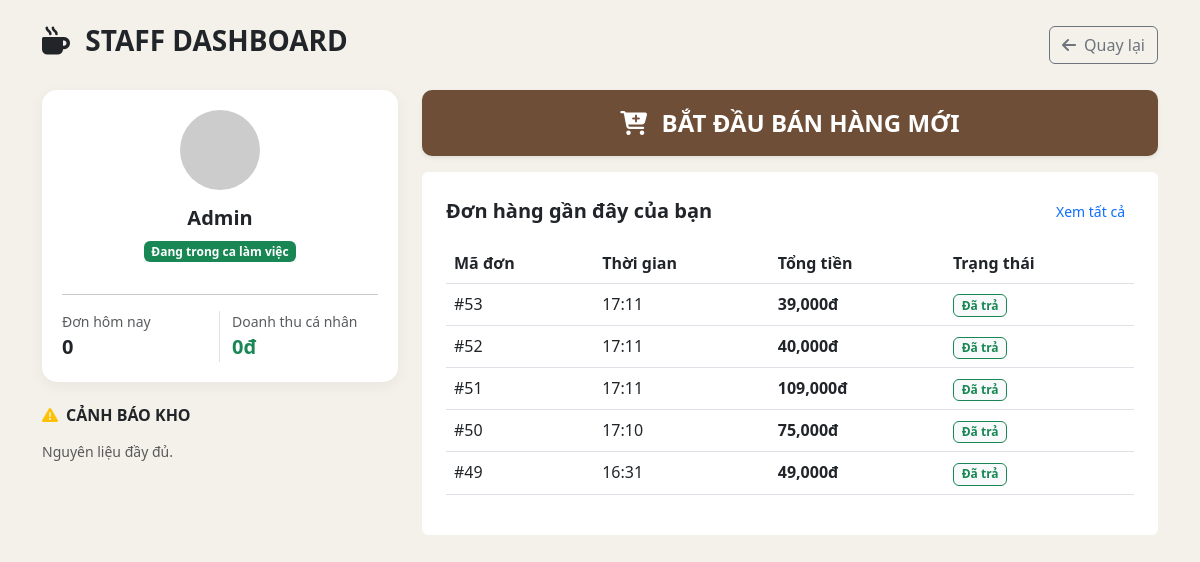
Page /pos/index.php (signed in) on the earlier database version.
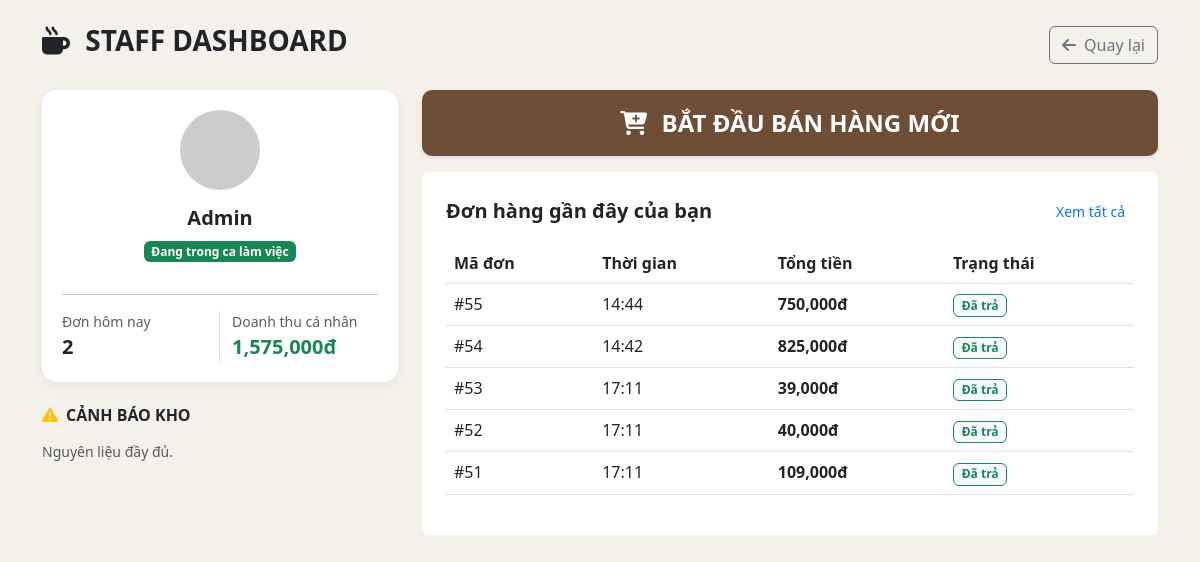
Same page on the later database version.
### tables this page shows
CREATE TABLE `orders` (
  `id` int(11) NOT NULL,
  `user_id` int(11) NOT NULL DEFAULT 1,
  `order_date` datetime NOT NULL DEFAULT current_timestamp(),
  `total_price` int(11) NOT NULL,
  `status` varchar(255) NOT NULL DEFAULT 'not_paid'
);

### pos/index.php (the view, shortened to what this page needs)
<?php
global $mysqli;
$user_id = $_SESSION['user_id'];
$fullname = $_SESSION['fullname'];
$today = date('Y-m-d');
$stats_query = "SELECT COUNT(id) as total_orders, SUM(total_price) as total_revenue
                FROM orders
                WHERE user_id = $user_id AND DATE(order_date) = '$today' AND status = 'paid'";
$stats_result = $mysqli->query($stats_query);
$stats = $stats_result->fetch_assoc();
$low_stock_query = "SELECT name, quantity, unit FROM ingredients WHERE quantity <= min_quantity LIMIT 5";
$low_stock_result = $mysqli->query($low_stock_query);
?>
<!DOCTYPE html>
<html lang="vi">
<head>
    <link href="https://cdn.jsdelivr.net/npm/bootstrap@5.3.0/dist/css/bootstrap.min.css" rel="stylesheet">
    <link rel="stylesheet" href="https://cdnjs.cloudflare.com/ajax/libs/font-awesome/6.4.0/css/all.min.css">
</head>
<body>
<div class="container py-4">
    <div class="d-flex justify-content-between align-items-center mb-4">
        <h3 class="fw-bold text-brown"><i class="fa-solid fa-mug-hot me-2"></i> STAFF DASHBOARD</h3>
        <a href="../index.php" class="btn btn-outline-secondary"><i class="fa-solid fa-arrow-left me-2"></i>Quay lại</a>
    </div>
    <div class="row g-4">
        <div class="col-lg-4">
            <div class="sidebar-user mb-4 text-center">
                <img src="https://ui-avatars.com/api/?name=<?= urlencode($fullname) ?>&background=6f4e37&color=fff" class="rounded-circle mb-3" width="80">
                <h5 class="fw-bold"><?= $fullname ?></h5>
                <span class="badge bg-success mb-3">Đang trong ca làm việc</span>
                <hr>
                <div class="row text-start mt-3">
                    <div class="col-6 border-end">
                        <small class="text-muted d-block">Đơn hôm nay</small>
                        <span class="fw-bold fs-5"><?= $stats['total_orders'] ?? 0 ?></span>
                    </div>
                    <div class="col-6">
                        <small class="text-muted d-block">Doanh thu cá nhân</small>
                        <span class="fw-bold fs-5 text-success"><?= number_format($stats['total_revenue'] ?? 0) ?>đ</span>
                    </div>
                </div>
            </div>
            <h6 class="fw-bold mb-3"><i class="fa-solid fa-triangle-exclamation text-warning me-2"></i>CẢNH BÁO KHO</h6>
            <?php if ($low_stock_result->num_rows > 0): ?>
                <?php while($item = $low_stock_result->fetch_assoc()): ?>
                    <div class="alert alert-stock p-2 mb-2 shadow-sm">
                        <small class="d-block fw-bold"><?= $item['name'] ?></small>
                        <small class="text-danger">Còn lại: <?= $item['quantity'] ?> <?= $item['unit'] ?></small>
                    </div>
                <?php endwhile; ?>
            <?php else: ?>
                <p class="text-muted small">Nguyên liệu đầy đủ.</p>
            <?php endif; ?>
        </div>
        <div class="col-lg-8">
            <div class="row g-3">
                <div class="col-md-12">
                    <a href="menu.php" class="btn-main fs-4 shadow-sm">
                        <i class="fa-solid fa-cart-plus me-2"></i> BẮT ĐẦU BÁN HÀNG MỚI
                    </a>
                </div>
                <div class="col-md-12">
                    <div class="card stat-card p-4">
                        <div class="d-flex justify-content-between align-items-center mb-3">
                            <h5 class="fw-bold mb-0">Đơn hàng gần đây của bạn</h5>
<a href="history.php" class="btn btn-sm btn-link text-decoration-none">Xem tất cả</a>
                        </div>
                        <div class="table-responsive">
                            <table class="table table-hover">
                                <thead>
                                    <tr>
                                        <th>Mã đơn</th>
                                        <th>Thời gian</th>
                                        <th>Tổng tiền</th>
                                        <th>Trạng thái</th>
                                    </tr>
                                </thead>
                                <tbody>
                                    <?php
                                    $recent_orders = $mysqli->query("SELECT id, order_date, total_price, status
                                                                    FROM orders WHERE user_id = $user_id
                                                                    ORDER BY order_date DESC LIMIT 5");
                                    while($row = $recent_orders->fetch_assoc()):
                                    ?>
                                    <tr>
                                        <td>#<?= $row['id'] ?></td>
                                        <td><?= date('H:i', strtotime($row['order_date'])) ?></td>
                                        <td class="fw-bold"><?= number_format($row['total_price']) ?>đ</td>
                                        <td><span class="badge bg-light text-success border border-success">Đã trả</span></td>
                                    </tr>
                                    <?php endwhile; ?>
                                </tbody>
                            </table>
                        </div>
                    </div>
                </div>
            </div>
        </div>
    </div>
</div>
</body>
</html>

### pos/index.php (style rules this page uses)
:root { --coffee-dark: #6f4e37; --coffee-light: #f4f1ea; }
body { background-color: var(--coffee-light); font-family: 'Segoe UI', Tahoma, Geneva, Verdana, sans-serif; }
.sidebar-user { background: white; border-radius: 15px; padding: 20px; box-shadow: 0 4px 15px rgba(0,0,0,0.05); }
.stat-card { border: none; border-radius: 15 shadow: 0 4px 10px rgba(0,0,0,0.05); transition: 0.3s; }
.btn-main { background: var(--coffee-dark); color: white; border-radius: 10px; padding: 15px; font-weight: bold; border: none; width: 100%; transition: 0.3s; text-decoration: none; display: block; text-align: center; }

Differences in the rows shown:
no longer on this page (row unchanged): orders: id "50", order_date "17:10", total_price "75,000"
no longer on this page (row unchanged): orders: id "49", order_date "16:31", total_price "49,000"
added orders: id "55", order_date "14:44", total_price "750,000"
added orders: id "54", order_date "14:42", total_price "825,000"
Other differences:
$stats['total_orders']: "0" → "2"
$stats['total_revenue']: "0" → "1,575,000"
